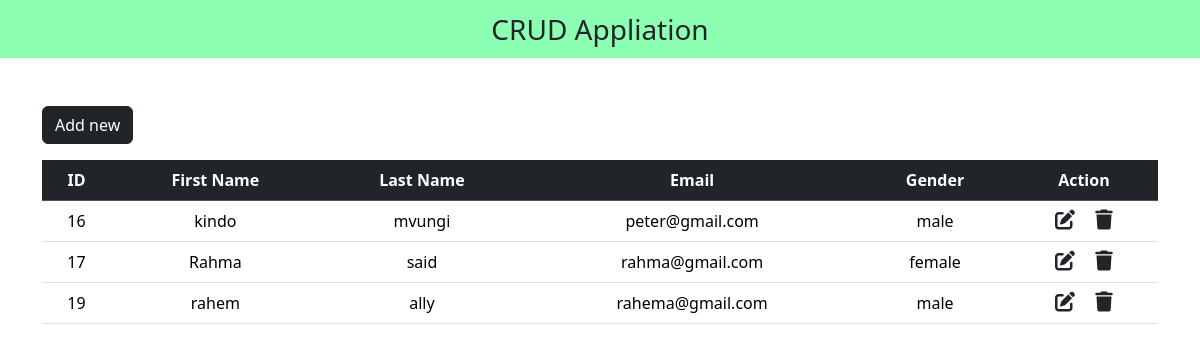
The page / on the database its author committed.
### tables this page shows
CREATE TABLE `crud` (
  `id` int(11) NOT NULL,
  `first_name` varchar(100) NOT NULL,
  `last_name` varchar(100) NOT NULL,
  `email` varchar(100) NOT NULL,
  `gender` varchar(100) NOT NULL
);

### index.php (the view, shortened to what this page needs)
<!DOCTYPE html>
<html lang="en">
<head>
    <link href="https://cdn.jsdelivr.net/npm/bootstrap@5.3.3/dist/css/bootstrap.min.css" rel="stylesheet"
>
    <link rel="stylesheet" href="https://cdnjs.cloudflare.com/ajax/libs/font-awesome/6.5.2/css/all.min.css"
 />
</head>
<body>
    <nav class="navbar navbar-light justify-content-center fs-3 mb-5"
    style="background-color: #00ff5573;">
      CRUD Appliation
    </nav>
    <div class="container">
        <a href="add_new.php" class="btn btn-dark mb-3">Add new</a>
        <table class="table table-hover text-center">
  <thead class="table-dark">
    <tr>
      <th scope="col">ID</th>
      <th scope="col">First Name</th>
      <th scope="col">Last Name</th>
      <th scope="col">Email</th>
      <th scope="col">Gender</th>
      <th scope="col">Action</th>
    </tr>
  </thead>
  <tbody>
    <?php
    include "db_conn.php";
    $sql = "select * from crud";
    $result=mysqli_query($conn, $sql);
    while($row=mysqli_fetch_assoc($result)){
    ?>
    <tr>
      <td><?php echo $row['id']?></td>
      <td><?php echo $row['first_name']?></td>
      <td><?php echo $row['last_name']?></td>
      <td><?php echo $row['email']?></td>
      <td><?php echo $row['gender']?></th>
      <td>
        <a href="edit.php?id=<?php echo $row['id'] ?>" class="link-dark"> <i class="fa-solid fa-pen-to-square
        fs-5 me-3"></i></a>
        <a href="delete.php?id=<?php echo $row['id'] ?>"
        class="link-dark"> <i class="fa-solid fa-trash fs-5"></i></a>
      </td>
    <?php
    }
    ?>
  </tbody>
</table>
    </div>
</body>
</html>

### rows shown on the page
crud: id "16", first_name "kindo", last_name "mvungi", email "peter@gmail.com", gender "male"
crud: id "17", first_name "Rahma", last_name "said", email "rahma@gmail.com", gender "female"
crud: id "19", first_name "rahem", last_name "ally", email "rahema@gmail.com", gender "male"
